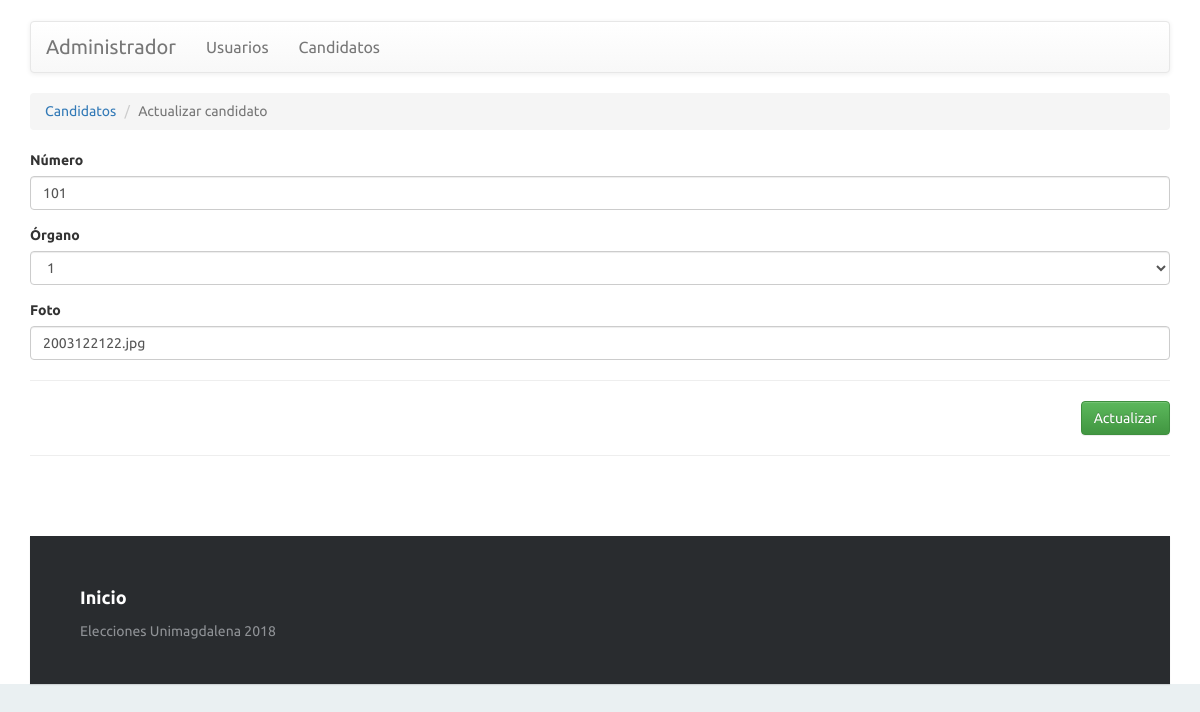
Screenshot of /view/indexCA.php?c=candidato&a=Crud&id_candidato=2003122122 (signed in) with the database file from the repository.
### tables this page shows
CREATE TABLE `candidato` (
  `id_candidato` int(12) NOT NULL,
  `numero` varchar(5) NOT NULL,
  `id_organo` int(2) NOT NULL,
  `foto` varchar(255) NOT NULL
);

### controller/candidato.controller.php (called while the page is built, shortened)
<?php
    require_once '../model/candidato.php';
    if(!isset($_SESSION["name"])){
        session_start();
        require_once '../view/error_usuarioCA.php';
    }else{
class CandidatoController{
    private $model;
    public function __CONSTRUCT(){
        $this->model = new candidato();
    }
    public function Crud(){
        $prod = new candidato();
        if(isset($_REQUEST['id_candidato'])){
            $prod = $this->model->Obtener($_REQUEST['id_candidato']);
        }
        require_once '../view/header.php';
        require_once '../view/candidato/candidato-editar.php';
        require_once '../view/footer.php';
    }
}
}
?>

### model/database.php (called while the page is built)
<?php
class Database
{
    public static function Conectar()
    {
        $pdo = new PDO('mysql:host=localhost;dbname=votaciones;charset=utf8', 'root', '');
        $pdo->setAttribute(PDO::ATTR_ERRMODE, PDO::ERRMODE_EXCEPTION);
        return $pdo;
    }
}
?>

### model/candidato.php (called while the page is built, shortened)
<?php
class candidato
{
	private $pdo;
	public function __CONSTRUCT()
	{
		try
		{
			$this->pdo = Database::Conectar();
		}
		catch(Exception $e)
		{
			die($e->getMessage());
		}
	}
	public function Obtener($id_candidato)
	{
		try
		{
			$stm = $this->pdo->prepare("SELECT * FROM candidato WHERE id_candidato = ?");
			$stm->execute(array($id_candidato));
			return $stm->fetch(PDO::FETCH_OBJ);
		} catch (Exception $e)
		{
			die($e->getMessage());
		}
	}
}

### view/candidato/candidato-editar.php (the view, shortened to what this page needs)
<ol class="breadcrumb">
  <li><a href="?c=candidato">Candidatos</a></li>
  <li class="active">Actualizar candidato</li>
</ol>
<form id="frm-candidato" action="?c=candidato&a=Editar" method="post" enctype="multipart/form-data">
    <div class="form-group">
        <label>Número</label>
        <input type="text" name="numero" value="<?php echo $prod->numero; ?>" class="form-control" placeholder="Ingrese número" data-validacion-tipo="requerido|min:1" />
    </div>
	<div class="form-group">
        <label>Órgano</label><br>
		<select class="form-control form-control-sm" name="id_organo" value="<?php echo $prod->id_organo; ?>" data-validacion-tipo="requerido|min:1">
			<option><?php echo $prod->id_organo; ?></option>
		</select>
    </div>
    <div class="form-group">
        <label>Foto</label>
        <input type="text" name="foto" value="<?php echo $prod->foto; ?>" class="form-control" placeholder="Ingrese foto" data-validacion-tipo="requerido|min:1" />
    </div>
    <hr />
    <div class="text-right">
        <button class="btn btn-success">Actualizar</button>
    </div>
</form>

### assets/css/demo.css (style rules this page uses)
* { padding:0; margin:0; }
html { background-color: #eaf0f2; }
body { font:14px/1.5 Arial, Helvetica, sans-serif; }

### view/header.php (style rules this page uses)
* { font-family: 'Ubuntu', sans-serif; }

### rows the page displays
candidato: numero "101", id_organo "1", foto "2003122122.jpg"
